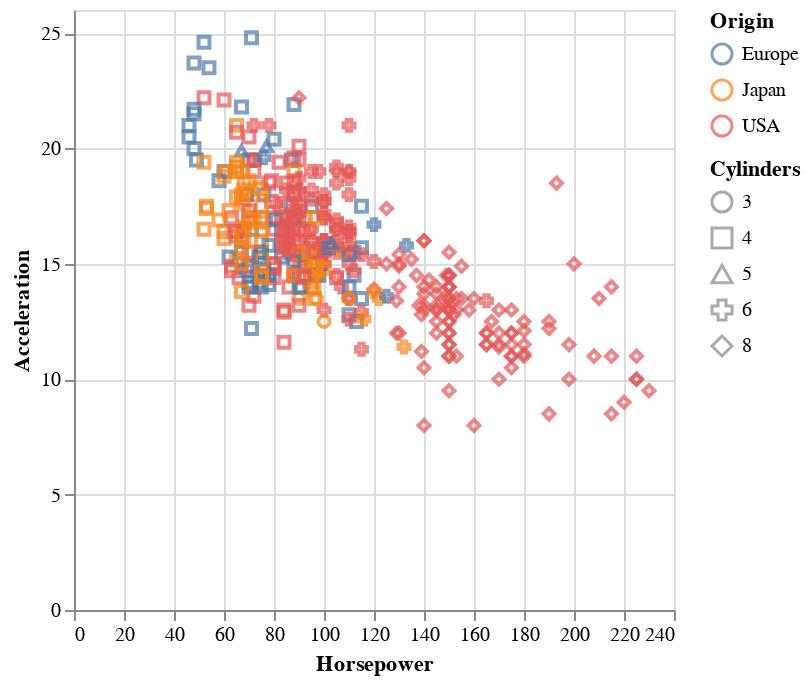

Notebook cell for this chart:
### Markdown cell above
Lastly, you must specify the *visual encodings* or *encodings* for short. This corresponds to the orange portion of the visualization template:

![MarksEncoding](images/marks_encoding.png)

**A *visual encoding* is a mapping between a column of your `DataFrame` and a visual property (x, y, size, shape, color).** Each visual property is called a *channel* or *channel encoding*. These encodings can be specified in two formats. In the first format, you pass the encodings using keyword arguments:

![](images/encodings1.png)

As we have seen before, the `x` and `y` channels give the horizontal and vertical position of the mark. The `color`, `shape` and `size` control the color, shape and size of the marks respectively:

### Code cell
alt.Chart(cars).mark_point().encode(
    x='Horsepower',
    y='Acceleration',
    color='Origin',
    shape='Cylinders'
)

### Figure 1 — Vega-Lite specification as saved in the notebook (floating-point values rounded to 4 significant figures; data arrays with more than 128 entries replaced by an {"elided": "..."} marker saying what was removed)
{"$schema": "https://vega.github.io/schema/vega-lite/v1.2.1.json", "data": {"values": {"elided": "406 records"}}, "encoding": {"color": {"field": "Origin", "type": "nominal"}, "shape": {"field": "Cylinders", "type": "quantitative"}, "x": {"field": "Horsepower", "type": "quantitative"}, "y": {"field": "Acceleration", "type": "quantitative"}}, "mark": "point"}
